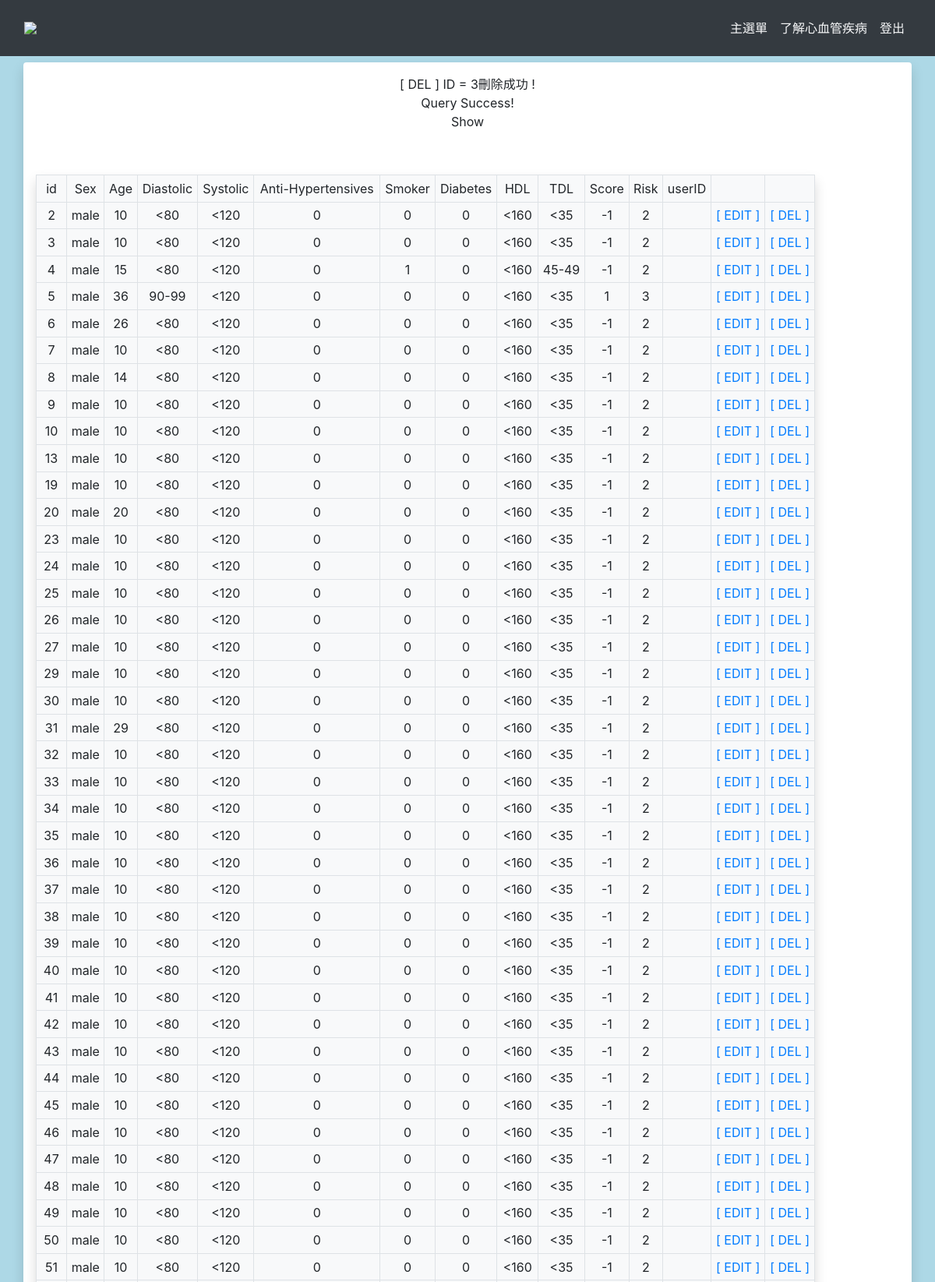
/delManage.php?id=3 (upper part), run on the app's committed database.
### tables this page shows
CREATE TABLE `heart` (
  `id` int(11) NOT NULL,
  `sex` varchar(6) NOT NULL,
  `age` int(11) NOT NULL,
  `diastolic` varchar(10) DEFAULT NULL,
  `systolic` varchar(10) DEFAULT NULL,
  `anti-hypertensive` tinyint(4) DEFAULT NULL,
  `smoker` tinyint(4) DEFAULT NULL,
  `diabetes` tinyint(4) DEFAULT NULL,
  `hdl` varchar(10) DEFAULT NULL,
  `tdl` varchar(10) DEFAULT NULL,
  `score` int(11) DEFAULT NULL,
  `risk` int(11) DEFAULT NULL,
  `userID` varchar(20) DEFAULT NULL
);

### delManage.php (the view, shortened to what this page needs)
<?php
$username=$_SESSION["username"];
?>
<!DOCTYPE html PUBLIC "-//W3C//DTD XHTML 1.0 Transitional//EN" "http://www.w3.org/TR/xhtml1/DTD/xhtml1-transitional.dtd">
<html xmlns="http://www.w3.org/1999/xhtml">
<head>
    <link href="https://cdn.jsdelivr.net/npm/bootstrap@5.2.3/dist/css/bootstrap.min.css" rel="stylesheet">
    <link
    rel="stylesheet"
    href="https://cdnjs.cloudflare.com/ajax/libs/animate.css/4.1.1/animate.min.css"
  />
</head>
<body style="background-color: lightblue">
<?php
              require('navbar.php');
              ?>
<div class="container text-sm-center bg-white rounded shadow p-3 mb-5">
[ DEL ]
<?php
echo 'ID = ' . $_REQUEST['id'];
require('conn_db.php');
	$sql=$pdo->prepare('delete from heart where id=?');
	if ($sql->execute([$_REQUEST['id']])) {
	  echo '刪除成功 ! ' . '<br>'; }
	else {
	  echo '刪除失敗 !'  . '<br>';
	}
?>
<?php
require('conn_db.php');
$sql = $pdo->prepare('Select * from heart');
if($sql->execute())
    echo 'Query Success!' . '<br>';
else
	echo 'Query Failed !' . '<br>';
?>
<p>Show</p>
<p>&nbsp;</p>
<table class="table-bordered table-sm shadow p-3 mb-5 bg-light rounded" width="1000" border="1">
	<tr>
		<td>id</td>
		<td>Sex</td>
		<td>Age</td>
		<td>Diastolic</td>
		<td>Systolic</td>
		<td>Anti-Hypertensives</td>
		<td>Smoker</td>
		<td>Diabetes</td>
		<td>HDL</td>
		<td>TDL</td>
		<td>Score</td>
		<td>Risk</td>
    <td>userID</td>
		<td>    </td>
		<td>    </td>
	</tr>
<?php foreach($sql->fetchAll() as $row) {
  if($row['userID']==$username){
   echo '<tr>';
   echo '<td>' . $row['id'] . '</td>';
   echo '<td>' . $row['sex'] . '</td>';
   echo '<td>' . $row['age'] . '</td>';
   echo '<td>' . $row['diastolic'] . '</td>';
   echo '<td>' . $row['systolic'] . '</td>';
   echo '<td>' . $row['anti-hypertensive'] . '</td>';
   echo '<td>' . $row['smoker'] . '</td>';
   echo '<td>' . $row['diabetes'] . '</td>';
   echo '<td>' . $row['tdl'] . '</td>';
   echo '<td>' . $row['hdl'] . '</td>';
   echo '<td>' . $row['score'] . '</td>';
   echo '<td>' . $row['risk'] . '</td>';
   echo '<td>' . $row['userID'] . '</td>';
   echo '<td>' . '<a href="editManage.php?id='. $row['id'] . '"> [ EDIT ] ' . '</a></td>';
   echo '<td>' . '<a href="delManage.php?id=' . $row['id'] . '"> [ DEL  ] ' . '</a></td>';
  }
  }
?>
</table>
</div>
</body>
</html>

### data on the page
heart: id "2", sex "male", age "10", diastolic "<80", systolic "<120", value "0", smoker "0", diabetes "0", tdl "<160", hdl "<35", score "-1", risk "2"
heart: id "3", sex "male", age "10", diastolic "<80", systolic "<120", value "0", smoker "0", diabetes "0", tdl "<160", hdl "<35", score "-1", risk "2"
heart: id "4", sex "male", age "15", diastolic "<80", systolic "<120", value "0", smoker "1", diabetes "0", tdl "<160", hdl "45-49", score "-1", risk "2"
heart: id "5", sex "male", age "36", diastolic "90-99", systolic "<120", value "0", smoker "0", diabetes "0", tdl "<160", hdl "<35", score "1", risk "3"
heart: id "6", sex "male", age "26", diastolic "<80", systolic "<120", value "0", smoker "0", diabetes "0", tdl "<160", hdl "<35", score "-1", risk "2"
heart: id "7", sex "male", age "10", diastolic "<80", systolic "<120", value "0", smoker "0", diabetes "0", tdl "<160", hdl "<35", score "-1", risk "2"
heart: id "8", sex "male", age "14", diastolic "<80", systolic "<120", value "0", smoker "0", diabetes "0", tdl "<160", hdl "<35", score "-1", risk "2"
heart: id "9", sex "male", age "10", diastolic "<80", systolic "<120", value "0", smoker "0", diabetes "0", tdl "<160", hdl "<35", score "-1", risk "2"
heart: id "10", sex "male", age "10", diastolic "<80", systolic "<120", value "0", smoker "0", diabetes "0", tdl "<160", hdl "<35", score "-1", risk "2"
heart: id "13", sex "male", age "10", diastolic "<80", systolic "<120", value "0", smoker "0", diabetes "0", tdl "<160", hdl "<35", score "-1", risk "2"
heart: id "19", sex "male", age "10", diastolic "<80", systolic "<120", value "0", smoker "0", diabetes "0", tdl "<160", hdl "<35", score "-1", risk "2"
heart: id "20", sex "male", age "20", diastolic "<80", systolic "<120", value "0", smoker "0", diabetes "0", tdl "<160", hdl "<35", score "-1", risk "2"
heart: id "23", sex "male", age "10", diastolic "<80", systolic "<120", value "0", smoker "0", diabetes "0", tdl "<160", hdl "<35", score "-1", risk "2"
heart: id "24", sex "male", age "10", diastolic "<80", systolic "<120", value "0", smoker "0", diabetes "0", tdl "<160", hdl "<35", score "-1", risk "2"
heart: id "25", sex "male", age "10", diastolic "<80", systolic "<120", value "0", smoker "0", diabetes "0", tdl "<160", hdl "<35", score "-1", risk "2"
heart: id "26", sex "male", age "10", diastolic "<80", systolic "<120", value "0", smoker "0", diabetes "0", tdl "<160", hdl "<35", score "-1", risk "2"
heart: id "27", sex "male", age "10", diastolic "<80", systolic "<120", value "0", smoker "0", diabetes "0", tdl "<160", hdl "<35", score "-1", risk "2"
heart: id "29", sex "male", age "10", diastolic "<80", systolic "<120", value "0", smoker "0", diabetes "0", tdl "<160", hdl "<35", score "-1", risk "2"
heart: id "30", sex "male", age "10", diastolic "<80", systolic "<120", value "0", smoker "0", diabetes "0", tdl "<160", hdl "<35", score "-1", risk "2"
heart: id "31", sex "male", age "29", diastolic "<80", systolic "<120", value "0", smoker "0", diabetes "0", tdl "<160", hdl "<35", score "-1", risk "2"
heart: id "32", sex "male", age "10", diastolic "<80", systolic "<120", value "0", smoker "0", diabetes "0", tdl "<160", hdl "<35", score "-1", risk "2"
heart: id "33", sex "male", age "10", diastolic "<80", systolic "<120", value "0", smoker "0", diabetes "0", tdl "<160", hdl "<35", score "-1", risk "2"
heart: id "34", sex "male", age "10", diastolic "<80", systolic "<120", value "0", smoker "0", diabetes "0", tdl "<160", hdl "<35", score "-1", risk "2"
heart: id "35", sex "male", age "10", diastolic "<80", systolic "<120", value "0", smoker "0", diabetes "0", tdl "<160", hdl "<35", score "-1", risk "2"
heart: id "36", sex "male", age "10", diastolic "<80", systolic "<120", value "0", smoker "0", diabetes "0", tdl "<160", hdl "<35", score "-1", risk "2"
heart: id "37", sex "male", age "10", diastolic "<80", systolic "<120", value "0", smoker "0", diabetes "0", tdl "<160", hdl "<35", score "-1", risk "2"
heart: id "38", sex "male", age "10", diastolic "<80", systolic "<120", value "0", smoker "0", diabetes "0", tdl "<160", hdl "<35", score "-1", risk "2"
heart: id "39", sex "male", age "10", diastolic "<80", systolic "<120", value "0", smoker "0", diabetes "0", tdl "<160", hdl "<35", score "-1", risk "2"
heart: id "40", sex "male", age "10", diastolic "<80", systolic "<120", value "0", smoker "0", diabetes "0", tdl "<160", hdl "<35", score "-1", risk "2"
heart: id "41", sex "male", age "10", diastolic "<80", systolic "<120", value "0", smoker "0", diabetes "0", tdl "<160", hdl "<35", score "-1", risk "2"
heart: id "42", sex "male", age "10", diastolic "<80", systolic "<120", value "0", smoker "0", diabetes "0", tdl "<160", hdl "<35", score "-1", risk "2"
heart: id "43", sex "male", age "10", diastolic "<80", systolic "<120", value "0", smoker "0", diabetes "0", tdl "<160", hdl "<35", score "-1", risk "2"
heart: id "44", sex "male", age "10", diastolic "<80", systolic "<120", value "0", smoker "0", diabetes "0", tdl "<160", hdl "<35", score "-1", risk "2"
heart: id "45", sex "male", age "10", diastolic "<80", systolic "<120", value "0", smoker "0", diabetes "0", tdl "<160", hdl "<35", score "-1", risk "2"
heart: id "46", sex "male", age "10", diastolic "<80", systolic "<120", value "0", smoker "0", diabetes "0", tdl "<160", hdl "<35", score "-1", risk "2"
heart: id "47", sex "male", age "10", diastolic "<80", systolic "<120", value "0", smoker "0", diabetes "0", tdl "<160", hdl "<35", score "-1", risk "2"
heart: id "48", sex "male", age "10", diastolic "<80", systolic "<120", value "0", smoker "0", diabetes "0", tdl "<160", hdl "<35", score "-1", risk "2"
heart: id "49", sex "male", age "10", diastolic "<80", systolic "<120", value "0", smoker "0", diabetes "0", tdl "<160", hdl "<35", score "-1", risk "2"
heart: id "50", sex "male", age "10", diastolic "<80", systolic "<120", value "0", smoker "0", diabetes "0", tdl "<160", hdl "<35", score "-1", risk "2"
heart: id "51", sex "male", age "10", diastolic "<80", systolic "<120", value "0", smoker "0", diabetes "0", tdl "<160", hdl "<35", score "-1", risk "2"

### other printed values
$_REQUEST['id'] "3"
